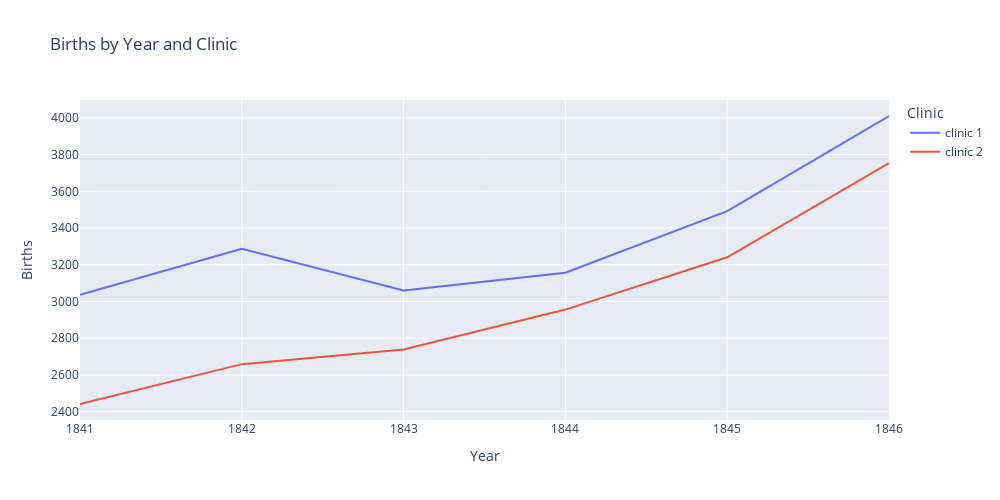

Write notebook code for a chart like this one.
### Markdown cell above
# The Yearly Data Split by Clinic

Now let's look at the annual data instead. 

**Challenge**: Use plotly to create line charts of the births and deaths of the two different clinics at the Vienna General Hospital. 
* Which clinic is bigger or more busy judging by the number of births?
* Has the hospital had more patients over time? 
* What was the highest number of deaths recorded in clinic 1 and clinic 2?

### Code cell
fig = px.line(df_yearly, x='year', y='births', color='clinic',
              labels={'year': 'Year', 'births': 'Births', 'clinic': 'Clinic'},
              title='Births by Year and Clinic',
              width=1000, height=500)

fig.show()

### Figure 1 — Plotly figure (JSON) as saved in the notebook; plotly's stock layout.template omitted (floating-point values rounded to 4 significant figures)
{"data": [{"hovertemplate": "Clinic=clinic 1<br>Year=%{x}<br>Births=%{y}<extra></extra>", "legendgroup": "clinic 1", "line": {"color": "#636efa", "dash": "solid"}, "marker": {"symbol": "circle"}, "mode": "lines", "name": "clinic 1", "orientation": "v", "showlegend": true, "type": "scatter", "x": [1841, 1842, 1843, 1844, 1845, 1846], "xaxis": "x", "y": [3036, 3287, 3060, 3157, 3492, 4010], "yaxis": "y"}, {"hovertemplate": "Clinic=clinic 2<br>Year=%{x}<br>Births=%{y}<extra></extra>", "legendgroup": "clinic 2", "line": {"color": "#EF553B", "dash": "solid"}, "marker": {"symbol": "circle"}, "mode": "lines", "name": "clinic 2", "orientation": "v", "showlegend": true, "type": "scatter", "x": [1841, 1842, 1843, 1844, 1845, 1846], "xaxis": "x", "y": [2442, 2659, 2739, 2956, 3241, 3754], "yaxis": "y"}], "layout": {"height": 500, "legend": {"title": {"text": "Clinic"}, "tracegroupgap": 0}, "title": {"text": "Births by Year and Clinic"}, "width": 1000, "xaxis": {"anchor": "y", "domain": [0, 1], "title": {"text": "Year"}}, "yaxis": {"anchor": "x", "domain": [0, 1], "title": {"text": "Births"}}}}
